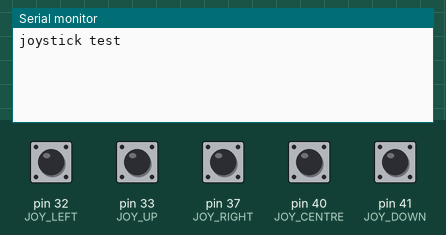
The sketch below on a simulated Arduino Mega 2560, built with avr-gcc and run on an emulated ATmega2560. Shown: the last lines printed to the serial monitor. The test bench sets the inputs (shaded band); at power-on: pin 32 (JOY_LEFT), pin 33 (JOY_UP), pin 37 (JOY_RIGHT), pin 40 (JOY_CENTRE), pin 41 (JOY_DOWN) HIGH.

Above: at 1.2 s.
1.3 s: pin 32 (JOY_LEFT) pulled LOW for 0.15 s
At 2.6 s:
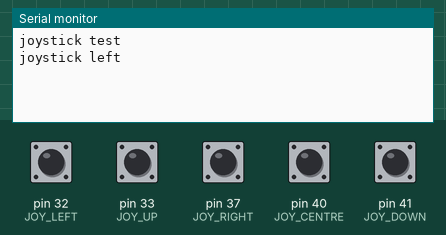
2.9 s: pin 33 (JOY_UP) pulled LOW for 0.15 s
At 4.0 s:
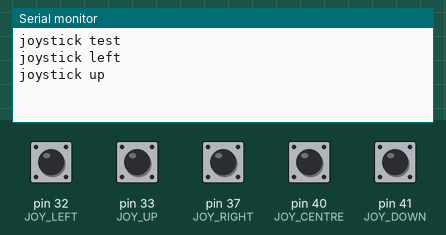
4.5 s: pin 37 (JOY_RIGHT) pulled LOW for 0.15 s
At 5.2 s:
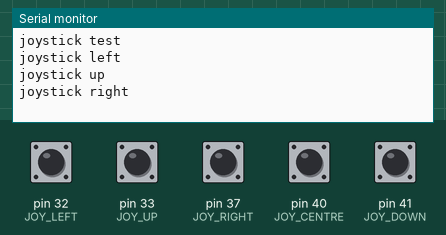
6.1 s: pin 40 (JOY_CENTRE) pulled LOW for 0.15 s
At 7.4 s:
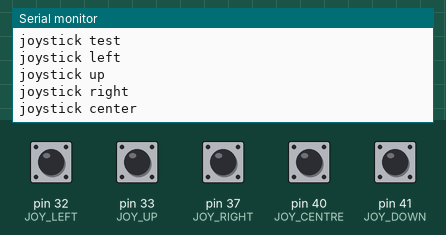
7.7 s: pin 41 (JOY_DOWN) pulled LOW for 0.15 s
At 8.9 s:
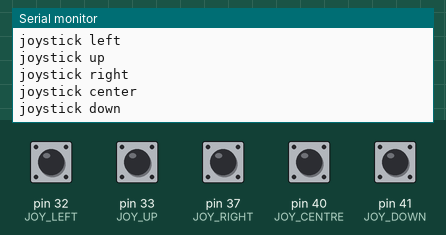

The sketch:

joystick_driver.ino
```cpp
/*************************  joystick   *************************/
#define JOY_UP      33
#define JOY_DOWN    41
#define JOY_LEFT    32
#define JOY_RIGHT   37
#define JOY_CENTRE  40

void setup() {
  // put your setup code here, to run once:
  Serial.begin(115200);
  Serial.print( "joystick test\r\n" );
  pinMode(JOY_UP,INPUT_PULLUP);
  pinMode(JOY_DOWN,INPUT_PULLUP);
  pinMode(JOY_LEFT,INPUT_PULLUP);
  pinMode(JOY_RIGHT,INPUT_PULLUP);
  pinMode(JOY_CENTRE,INPUT_PULLUP);
}

void loop() {
  // put your main code here, to run repeatedly:
  if(digitalRead(JOY_UP) == LOW){
    delay(10);                              // <!
     if(digitalRead(JOY_UP) == LOW){
      while(digitalRead(JOY_UP) == LOW);
      Serial.print("joystick up\r\n");
     }
  }
  if(digitalRead(JOY_DOWN) == LOW){
    delay(10);                              // <!
     if(digitalRead(JOY_DOWN) == LOW){
      while(digitalRead(JOY_DOWN) == LOW);
      Serial.print("joystick down\r\n");
     }
  }
  if(digitalRead(JOY_LEFT) == LOW){
    delay(10);                              // <!
     if(digitalRead(JOY_LEFT) == LOW){
      while(digitalRead(JOY_LEFT) == LOW);
      Serial.print("joystick left\r\n");
     }
  }
  if(digitalRead(JOY_RIGHT) == LOW){
    delay(10);                              // <!
     if(digitalRead(JOY_RIGHT) == LOW){
      while(digitalRead(JOY_RIGHT) == LOW);
      Serial.print("joystick right\r\n");
     }
  }
  if(digitalRead(JOY_CENTRE) == LOW){
    delay(10);                              // <!
     if(digitalRead(JOY_CENTRE) == LOW){
      while(digitalRead(JOY_CENTRE) == LOW);
      Serial.print("joystick center\r\n");
     }
  }
}
```

Measured:
- after the input at 1.3 s, the serial monitor: prints a new line after 0.15 s (image 1)
- after the input at 2.9 s, the serial monitor: prints a new line after 0.15 s (image 2)
- after the input at 4.5 s, the serial monitor: prints a new line after 0.15 s (image 3)
- after the input at 6.1 s, the serial monitor: prints a new line after 0.15 s (image 4)
- after the input at 7.7 s, the serial monitor: prints a new line after 0.15 s (image 5)
